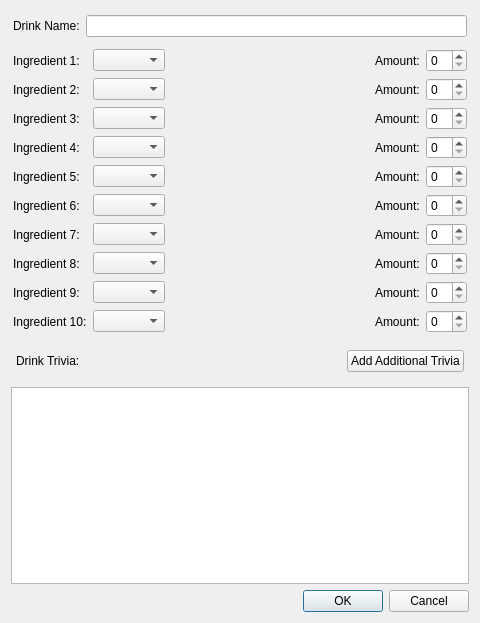
<?xml version="1.0" encoding="UTF-8"?>
<ui version="4.0">
 <class>CustomDrinkImporter</class>
 <widget class="QDialog" name="CustomDrinkImporter">
  <property name="geometry">
   <rect>
    <x>0</x>
    <y>0</y>
    <width>480</width>
    <height>623</height>
   </rect>
  </property>
  <property name="windowTitle">
   <string>Add a drink to the game</string>
  </property>
  <layout class="QVBoxLayout" name="verticalLayout">
   <item>
    <widget class="QFrame" name="frame">
     <property name="sizePolicy">
      <sizepolicy hsizetype="Preferred" vsizetype="Fixed">
       <horstretch>0</horstretch>
       <verstretch>0</verstretch>
      </sizepolicy>
     </property>
     <property name="minimumSize">
      <size>
       <width>0</width>
       <height>30</height>
      </size>
     </property>
     <property name="frameShape">
      <enum>QFrame::NoFrame</enum>
     </property>
     <property name="frameShadow">
      <enum>QFrame::Raised</enum>
     </property>
     <layout class="QHBoxLayout" name="horizontalLayout">
      <property name="leftMargin">
       <number>2</number>
      </property>
      <property name="topMargin">
       <number>2</number>
      </property>
      <property name="rightMargin">
       <number>2</number>
      </property>
      <property name="bottomMargin">
       <number>2</number>
      </property>
      <item>
       <widget class="QLabel" name="label_21">
        <property name="text">
         <string>Drink Name:</string>
        </property>
       </widget>
      </item>
      <item>
       <widget class="QLineEdit" name="drinkName"/>
      </item>
     </layout>
    </widget>
   </item>
   <item>
    <widget class="QFrame" name="frame_2">
     <property name="frameShape">
      <enum>QFrame::NoFrame</enum>
     </property>
     <property name="frameShadow">
      <enum>QFrame::Raised</enum>
     </property>
     <layout class="QGridLayout" name="gridLayout_2">
      <property name="leftMargin">
       <number>2</number>
      </property>
      <property name="topMargin">
       <number>2</number>
      </property>
      <property name="rightMargin">
       <number>2</number>
      </property>
      <property name="bottomMargin">
       <number>2</number>
      </property>
      <item row="9" column="0">
       <widget class="QLabel" name="label_11">
        <property name="text">
         <string>Ingredient 10:</string>
        </property>
       </widget>
      </item>
      <item row="2" column="4">
       <widget class="QSpinBox" name="amountBox3"/>
      </item>
      <item row="3" column="2">
       <spacer name="horizontalSpacer_4">
        <property name="orientation">
         <enum>Qt::Horizontal</enum>
        </property>
        <property name="sizeHint" stdset="0">
         <size>
          <width>145</width>
          <height>20</height>
         </size>
        </property>
       </spacer>
      </item>
      <item row="6" column="3">
       <widget class="QLabel" name="label_17">
        <property name="text">
         <string>Amount:</string>
        </property>
       </widget>
      </item>
      <item row="6" column="2">
       <spacer name="horizontalSpacer_7">
        <property name="orientation">
         <enum>Qt::Horizontal</enum>
        </property>
        <property name="sizeHint" stdset="0">
         <size>
          <width>145</width>
          <height>20</height>
         </size>
        </property>
       </spacer>
      </item>
      <item row="4" column="0">
       <widget class="QLabel" name="label_6">
        <property name="text">
         <string>Ingredient 5:</string>
        </property>
       </widget>
      </item>
      <item row="0" column="1">
       <widget class="QComboBox" name="ingredientBox1"/>
      </item>
      <item row="0" column="4">
       <widget class="QSpinBox" name="amountBox1"/>
      </item>
      <item row="3" column="4">
       <widget class="QSpinBox" name="amountBox4"/>
      </item>
      <item row="1" column="3">
       <widget class="QLabel" name="label_12">
        <property name="text">
         <string>Amount:</string>
        </property>
       </widget>
      </item>
      <item row="6" column="1">
       <widget class="QComboBox" name="ingredientBox7"/>
      </item>
      <item row="4" column="1">
       <widget class="QComboBox" name="ingredientBox5"/>
      </item>
      <item row="8" column="0">
       <widget class="QLabel" name="label_10">
        <property name="text">
         <string>Ingredient 9:</string>
        </property>
       </widget>
      </item>
      <item row="7" column="0">
       <widget class="QLabel" name="label_9">
        <property name="text">
         <string>Ingredient 8:</string>
        </property>
       </widget>
      </item>
      <item row="2" column="0">
       <widget class="QLabel" name="label_4">
        <property name="text">
         <string>Ingredient 3:</string>
        </property>
       </widget>
      </item>
      <item row="2" column="2">
       <spacer name="horizontalSpacer_3">
        <property name="orientation">
         <enum>Qt::Horizontal</enum>
        </property>
        <property name="sizeHint" stdset="0">
         <size>
          <width>145</width>
          <height>20</height>
         </size>
        </property>
       </spacer>
      </item>
      <item row="7" column="4">
       <widget class="QSpinBox" name="amountBox8"/>
      </item>
      <item row="0" column="2">
       <spacer name="horizontalSpacer">
        <property name="orientation">
         <enum>Qt::Horizontal</enum>
        </property>
        <property name="sizeHint" stdset="0">
         <size>
          <width>126</width>
          <height>20</height>
         </size>
        </property>
       </spacer>
      </item>
      <item row="1" column="0">
       <widget class="QLabel" name="label_3">
        <property name="text">
         <string>Ingredient 2:</string>
        </property>
       </widget>
      </item>
      <item row="0" column="0">
       <widget class="QLabel" name="label">
        <property name="text">
         <string>Ingredient 1:</string>
        </property>
       </widget>
      </item>
      <item row="9" column="4">
       <widget class="QSpinBox" name="amountBox10"/>
      </item>
      <item row="8" column="2">
       <spacer name="horizontalSpacer_9">
        <property name="orientation">
         <enum>Qt::Horizontal</enum>
        </property>
        <property name="sizeHint" stdset="0">
         <size>
          <width>145</width>
          <height>20</height>
         </size>
        </property>
       </spacer>
      </item>
      <item row="2" column="1">
       <widget class="QComboBox" name="ingredientBox3"/>
      </item>
      <item row="3" column="3">
       <widget class="QLabel" name="label_14">
        <property name="text">
         <string>Amount:</string>
        </property>
       </widget>
      </item>
      <item row="8" column="4">
       <widget class="QSpinBox" name="amountBox9"/>
      </item>
      <item row="5" column="0">
       <widget class="QLabel" name="label_7">
        <property name="text">
         <string>Ingredient 6:</string>
        </property>
       </widget>
      </item>
      <item row="8" column="1">
       <widget class="QComboBox" name="ingredientBox9"/>
      </item>
      <item row="8" column="3">
       <widget class="QLabel" name="label_19">
        <property name="text">
         <string>Amount:</string>
        </property>
       </widget>
      </item>
      <item row="6" column="4">
       <widget class="QSpinBox" name="amountBox7"/>
      </item>
      <item row="1" column="2">
       <spacer name="horizontalSpacer_2">
        <property name="orientation">
         <enum>Qt::Horizontal</enum>
        </property>
        <property name="sizeHint" stdset="0">
         <size>
          <width>40</width>
          <height>20</height>
         </size>
        </property>
       </spacer>
      </item>
      <item row="4" column="2">
       <spacer name="horizontalSpacer_5">
        <property name="orientation">
         <enum>Qt::Horizontal</enum>
        </property>
        <property name="sizeHint" stdset="0">
         <size>
          <width>145</width>
          <height>20</height>
         </size>
        </property>
       </spacer>
      </item>
      <item row="7" column="2">
       <spacer name="horizontalSpacer_8">
        <property name="orientation">
         <enum>Qt::Horizontal</enum>
        </property>
        <property name="sizeHint" stdset="0">
         <size>
          <width>145</width>
          <height>20</height>
         </size>
        </property>
       </spacer>
      </item>
      <item row="4" column="4">
       <widget class="QSpinBox" name="amountBox5"/>
      </item>
      <item row="5" column="3">
       <widget class="QLabel" name="label_16">
        <property name="text">
         <string>Amount:</string>
        </property>
       </widget>
      </item>
      <item row="7" column="1">
       <widget class="QComboBox" name="ingredientBox8"/>
      </item>
      <item row="7" column="3">
       <widget class="QLabel" name="label_18">
        <property name="text">
         <string>Amount:</string>
        </property>
       </widget>
      </item>
      <item row="5" column="1">
       <widget class="QComboBox" name="ingredientBox6"/>
      </item>
      <item row="5" column="2">
       <spacer name="horizontalSpacer_6">
        <property name="orientation">
         <enum>Qt::Horizontal</enum>
        </property>
        <property name="sizeHint" stdset="0">
         <size>
          <width>145</width>
          <height>20</height>
         </size>
        </property>
       </spacer>
      </item>
      <item row="2" column="3">
       <widget class="QLabel" name="label_13">
        <property name="text">
         <string>Amount:</string>
        </property>
       </widget>
      </item>
      <item row="4" column="3">
       <widget class="QLabel" name="label_15">
        <property name="text">
         <string>Amount:</string>
        </property>
       </widget>
      </item>
      <item row="0" column="3">
       <widget class="QLabel" name="label_2">
        <property name="text">
         <string>Amount:</string>
        </property>
       </widget>
      </item>
      <item row="5" column="4">
       <widget class="QSpinBox" name="amountBox6"/>
      </item>
      <item row="1" column="4">
       <widget class="QSpinBox" name="amountBox2"/>
      </item>
      <item row="6" column="0">
       <widget class="QLabel" name="label_8">
        <property name="text">
         <string>Ingredient 7:</string>
        </property>
       </widget>
      </item>
      <item row="3" column="1">
       <widget class="QComboBox" name="ingredientBox4"/>
      </item>
      <item row="9" column="1">
       <widget class="QComboBox" name="ingredientBox10"/>
      </item>
      <item row="9" column="2">
       <spacer name="horizontalSpacer_10">
        <property name="orientation">
         <enum>Qt::Horizontal</enum>
        </property>
        <property name="sizeHint" stdset="0">
         <size>
          <width>145</width>
          <height>20</height>
         </size>
        </property>
       </spacer>
      </item>
      <item row="3" column="0">
       <widget class="QLabel" name="label_5">
        <property name="text">
         <string>Ingredient 4:</string>
        </property>
       </widget>
      </item>
      <item row="9" column="3">
       <widget class="QLabel" name="label_20">
        <property name="text">
         <string>Amount:</string>
        </property>
       </widget>
      </item>
      <item row="1" column="1">
       <widget class="QComboBox" name="ingredientBox2"/>
      </item>
     </layout>
    </widget>
   </item>
   <item>
    <widget class="QFrame" name="frame_4">
     <property name="sizePolicy">
      <sizepolicy hsizetype="Preferred" vsizetype="Fixed">
       <horstretch>0</horstretch>
       <verstretch>0</verstretch>
      </sizepolicy>
     </property>
     <property name="minimumSize">
      <size>
       <width>0</width>
       <height>40</height>
      </size>
     </property>
     <property name="frameShape">
      <enum>QFrame::NoFrame</enum>
     </property>
     <property name="frameShadow">
      <enum>QFrame::Raised</enum>
     </property>
     <layout class="QHBoxLayout" name="horizontalLayout_2">
      <property name="leftMargin">
       <number>5</number>
      </property>
      <property name="topMargin">
       <number>2</number>
      </property>
      <property name="rightMargin">
       <number>5</number>
      </property>
      <property name="bottomMargin">
       <number>2</number>
      </property>
      <item>
       <widget class="QLabel" name="label_22">
        <property name="text">
         <string>Drink Trivia:</string>
        </property>
       </widget>
      </item>
      <item>
       <spacer name="horizontalSpacer_11">
        <property name="orientation">
         <enum>Qt::Horizontal</enum>
        </property>
        <property name="sizeHint" stdset="0">
         <size>
          <width>40</width>
          <height>20</height>
         </size>
        </property>
       </spacer>
      </item>
      <item>
       <widget class="QPushButton" name="addAdditionalTrivia">
        <property name="text">
         <string>Add Additional Trivia</string>
        </property>
       </widget>
      </item>
     </layout>
    </widget>
   </item>
   <item>
    <widget class="QTextEdit" name="drinkTrivia"/>
   </item>
   <item>
    <widget class="QDialogButtonBox" name="buttonBox">
     <property name="orientation">
      <enum>Qt::Horizontal</enum>
     </property>
     <property name="standardButtons">
      <set>QDialogButtonBox::Cancel|QDialogButtonBox::Ok</set>
     </property>
    </widget>
   </item>
  </layout>
 </widget>
 <resources/>
 <connections>
  <connection>
   <sender>buttonBox</sender>
   <signal>accepted()</signal>
   <receiver>CustomDrinkImporter</receiver>
   <slot>accept()</slot>
   <hints>
    <hint type="sourcelabel">
     <x>248</x>
     <y>254</y>
    </hint>
    <hint type="destinationlabel">
     <x>157</x>
     <y>274</y>
    </hint>
   </hints>
  </connection>
  <connection>
   <sender>buttonBox</sender>
   <signal>rejected()</signal>
   <receiver>CustomDrinkImporter</receiver>
   <slot>reject()</slot>
   <hints>
    <hint type="sourcelabel">
     <x>316</x>
     <y>260</y>
    </hint>
    <hint type="destinationlabel">
     <x>286</x>
     <y>274</y>
    </hint>
   </hints>
  </connection>
 </connections>
</ui>
